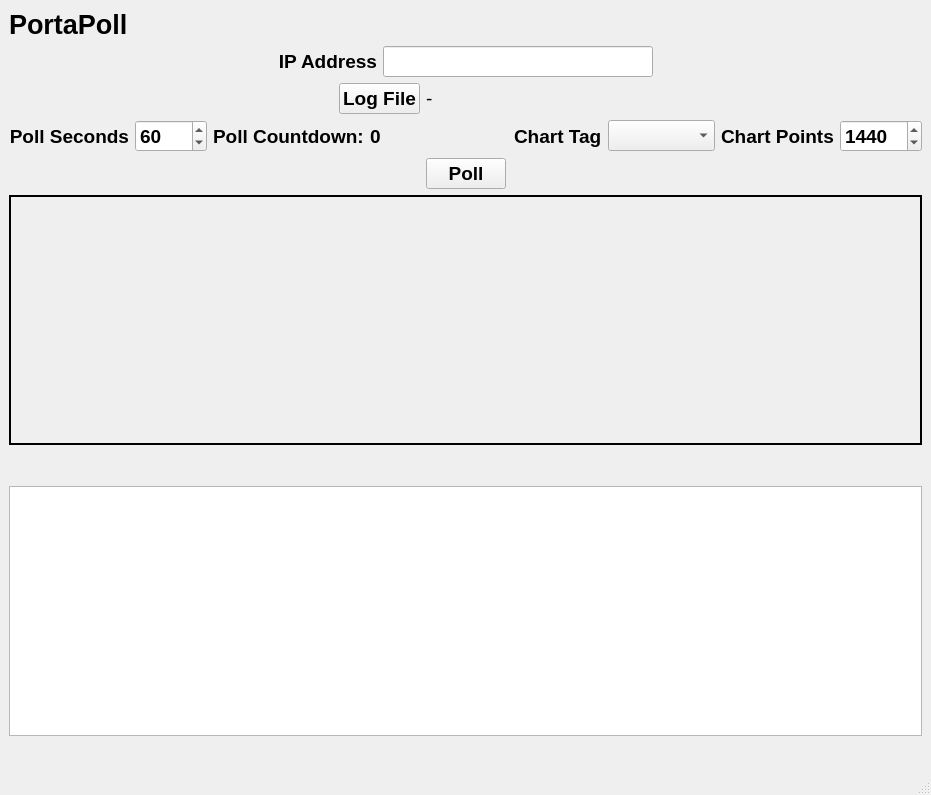
<?xml version="1.0" encoding="UTF-8"?>
<ui version="4.0">
 <class>MainWindow</class>
 <widget class="QMainWindow" name="MainWindow">
  <property name="geometry">
   <rect>
    <x>0</x>
    <y>0</y>
    <width>931</width>
    <height>795</height>
   </rect>
  </property>
  <property name="windowTitle">
   <string>MainWindow</string>
  </property>
  <widget class="QWidget" name="centralwidget">
   <layout class="QGridLayout" name="gridLayout_2">
    <item row="7" column="0">
     <spacer name="verticalSpacer">
      <property name="orientation">
       <enum>Qt::Vertical</enum>
      </property>
      <property name="sizeHint" stdset="0">
       <size>
        <width>20</width>
        <height>40</height>
       </size>
      </property>
     </spacer>
    </item>
    <item row="8" column="0" colspan="2">
     <widget class="QTableWidget" name="tableWidget">
      <property name="minimumSize">
       <size>
        <width>0</width>
        <height>250</height>
       </size>
      </property>
     </widget>
    </item>
    <item row="5" column="0" colspan="2">
     <widget class="QFrame" name="frame_chart">
      <property name="minimumSize">
       <size>
        <width>0</width>
        <height>250</height>
       </size>
      </property>
      <property name="frameShape">
       <enum>QFrame::Box</enum>
      </property>
      <property name="frameShadow">
       <enum>QFrame::Plain</enum>
      </property>
      <property name="lineWidth">
       <number>2</number>
      </property>
     </widget>
    </item>
    <item row="9" column="0" colspan="2">
     <widget class="QLabel" name="label_error">
      <property name="font">
       <font>
        <pointsize>14</pointsize>
        <weight>75</weight>
        <bold>true</bold>
       </font>
      </property>
      <property name="text">
       <string/>
      </property>
     </widget>
    </item>
    <item row="1" column="0" colspan="2">
     <layout class="QGridLayout" name="gridLayout">
      <item row="0" column="0" colspan="5">
       <widget class="QLabel" name="label_2">
        <property name="font">
         <font>
          <pointsize>20</pointsize>
          <weight>75</weight>
          <bold>true</bold>
         </font>
        </property>
        <property name="text">
         <string>PortaPoll</string>
        </property>
       </widget>
      </item>
      <item row="4" column="0">
       <spacer name="horizontalSpacer">
        <property name="orientation">
         <enum>Qt::Horizontal</enum>
        </property>
        <property name="sizeHint" stdset="0">
         <size>
          <width>40</width>
          <height>20</height>
         </size>
        </property>
       </spacer>
      </item>
      <item row="2" column="1" colspan="4">
       <widget class="QLabel" name="label_log_file">
        <property name="font">
         <font>
          <pointsize>14</pointsize>
         </font>
        </property>
        <property name="text">
         <string>-</string>
        </property>
       </widget>
      </item>
      <item row="4" column="4">
       <spacer name="horizontalSpacer_2">
        <property name="orientation">
         <enum>Qt::Horizontal</enum>
        </property>
        <property name="sizeHint" stdset="0">
         <size>
          <width>40</width>
          <height>20</height>
         </size>
        </property>
       </spacer>
      </item>
      <item row="2" column="0">
       <layout class="QHBoxLayout" name="horizontalLayout_2">
        <item>
         <spacer name="horizontalSpacer_6">
          <property name="orientation">
           <enum>Qt::Horizontal</enum>
          </property>
          <property name="sizeHint" stdset="0">
           <size>
            <width>40</width>
            <height>20</height>
           </size>
          </property>
         </spacer>
        </item>
        <item>
         <widget class="QPushButton" name="pushButton_log_file">
          <property name="font">
           <font>
            <pointsize>14</pointsize>
            <weight>75</weight>
            <bold>true</bold>
           </font>
          </property>
          <property name="text">
           <string>Log File</string>
          </property>
         </widget>
        </item>
       </layout>
      </item>
      <item row="1" column="0" colspan="5">
       <layout class="QHBoxLayout" name="horizontalLayout_3">
        <item>
         <spacer name="horizontalSpacer_4">
          <property name="orientation">
           <enum>Qt::Horizontal</enum>
          </property>
          <property name="sizeHint" stdset="0">
           <size>
            <width>40</width>
            <height>20</height>
           </size>
          </property>
         </spacer>
        </item>
        <item>
         <widget class="QLabel" name="label_3">
          <property name="font">
           <font>
            <pointsize>14</pointsize>
            <weight>75</weight>
            <bold>true</bold>
           </font>
          </property>
          <property name="text">
           <string>IP Address</string>
          </property>
          <property name="alignment">
           <set>Qt::AlignRight|Qt::AlignTrailing|Qt::AlignVCenter</set>
          </property>
         </widget>
        </item>
        <item>
         <widget class="QLineEdit" name="lineEdit_ip">
          <property name="font">
           <font>
            <pointsize>14</pointsize>
            <weight>75</weight>
            <bold>true</bold>
           </font>
          </property>
         </widget>
        </item>
        <item>
         <spacer name="horizontalSpacer_3">
          <property name="orientation">
           <enum>Qt::Horizontal</enum>
          </property>
          <property name="sizeHint" stdset="0">
           <size>
            <width>40</width>
            <height>20</height>
           </size>
          </property>
         </spacer>
        </item>
       </layout>
      </item>
      <item row="4" column="1" colspan="3">
       <widget class="QPushButton" name="pushButton_poll">
        <property name="font">
         <font>
          <pointsize>14</pointsize>
          <weight>75</weight>
          <bold>true</bold>
         </font>
        </property>
        <property name="text">
         <string>Poll</string>
        </property>
        <property name="checkable">
         <bool>true</bool>
        </property>
       </widget>
      </item>
      <item row="3" column="0" colspan="5">
       <layout class="QHBoxLayout" name="horizontalLayout_9">
        <item>
         <layout class="QHBoxLayout" name="horizontalLayout_5">
          <item>
           <layout class="QHBoxLayout" name="horizontalLayout_4">
            <item>
             <widget class="QLabel" name="label">
              <property name="font">
               <font>
                <pointsize>14</pointsize>
                <weight>75</weight>
                <bold>true</bold>
               </font>
              </property>
              <property name="text">
               <string>Poll Seconds</string>
              </property>
              <property name="alignment">
               <set>Qt::AlignRight|Qt::AlignTrailing|Qt::AlignVCenter</set>
              </property>
             </widget>
            </item>
            <item>
             <widget class="QSpinBox" name="spinBox_poll">
              <property name="font">
               <font>
                <pointsize>14</pointsize>
                <weight>75</weight>
                <bold>true</bold>
               </font>
              </property>
              <property name="maximum">
               <number>9999</number>
              </property>
              <property name="value">
               <number>60</number>
              </property>
             </widget>
            </item>
           </layout>
          </item>
          <item>
           <layout class="QHBoxLayout" name="horizontalLayout">
            <item>
             <widget class="QLabel" name="label_4">
              <property name="font">
               <font>
                <pointsize>14</pointsize>
                <weight>75</weight>
                <bold>true</bold>
               </font>
              </property>
              <property name="text">
               <string>Poll Countdown:</string>
              </property>
             </widget>
            </item>
            <item>
             <widget class="QLabel" name="label_countdown">
              <property name="font">
               <font>
                <pointsize>14</pointsize>
                <weight>75</weight>
                <bold>true</bold>
               </font>
              </property>
              <property name="text">
               <string>0</string>
              </property>
             </widget>
            </item>
           </layout>
          </item>
         </layout>
        </item>
        <item>
         <spacer name="horizontalSpacer_5">
          <property name="orientation">
           <enum>Qt::Horizontal</enum>
          </property>
          <property name="sizeHint" stdset="0">
           <size>
            <width>40</width>
            <height>20</height>
           </size>
          </property>
         </spacer>
        </item>
        <item>
         <layout class="QHBoxLayout" name="horizontalLayout_8">
          <item>
           <layout class="QHBoxLayout" name="horizontalLayout_7">
            <item>
             <widget class="QLabel" name="label_5">
              <property name="font">
               <font>
                <pointsize>14</pointsize>
                <weight>75</weight>
                <bold>true</bold>
               </font>
              </property>
              <property name="text">
               <string>Chart Tag</string>
              </property>
             </widget>
            </item>
            <item>
             <widget class="QComboBox" name="comboBox_chart_tag">
              <property name="font">
               <font>
                <pointsize>14</pointsize>
                <weight>75</weight>
                <bold>true</bold>
               </font>
              </property>
             </widget>
            </item>
           </layout>
          </item>
          <item>
           <layout class="QHBoxLayout" name="horizontalLayout_6">
            <item>
             <widget class="QLabel" name="label_6">
              <property name="font">
               <font>
                <pointsize>14</pointsize>
                <weight>75</weight>
                <bold>true</bold>
               </font>
              </property>
              <property name="text">
               <string>Chart Points</string>
              </property>
             </widget>
            </item>
            <item>
             <widget class="QSpinBox" name="spinBox_chart_points">
              <property name="font">
               <font>
                <pointsize>14</pointsize>
                <weight>75</weight>
                <bold>true</bold>
               </font>
              </property>
              <property name="maximum">
               <number>99999</number>
              </property>
              <property name="value">
               <number>1440</number>
              </property>
             </widget>
            </item>
           </layout>
          </item>
         </layout>
        </item>
       </layout>
      </item>
     </layout>
    </item>
   </layout>
  </widget>
  <widget class="QMenuBar" name="menubar">
   <property name="geometry">
    <rect>
     <x>0</x>
     <y>0</y>
     <width>931</width>
     <height>21</height>
    </rect>
   </property>
  </widget>
  <widget class="QStatusBar" name="statusbar"/>
 </widget>
 <tabstops>
  <tabstop>lineEdit_ip</tabstop>
  <tabstop>pushButton_log_file</tabstop>
  <tabstop>spinBox_poll</tabstop>
  <tabstop>comboBox_chart_tag</tabstop>
  <tabstop>spinBox_chart_points</tabstop>
  <tabstop>pushButton_poll</tabstop>
  <tabstop>tableWidget</tabstop>
 </tabstops>
 <resources/>
 <connections/>
</ui>
